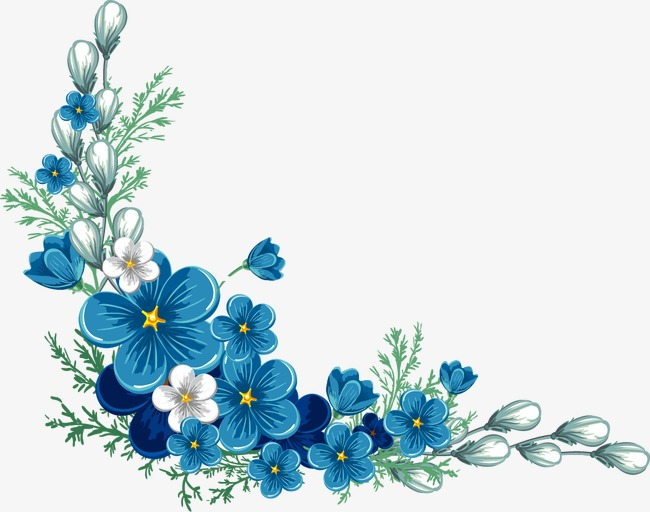
#> input picture src/flower.png, 650 x 512 px
$ python CustomSeatingCards.py
#> lines starting #> are read from the running program, lines starting #| are printed output that depends on the picture
import os
from PIL import Image,ImageDraw,ImageFont

file=open('guests.txt', encoding='utf-8')
#> (reads src/guests.txt from the repository)
NamesList=file.read().splitlines()

for Name in NamesList:
    card = Image.new('RGBA', (360, 288), (41, 45, 65))
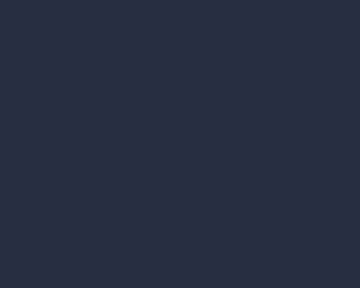
#> card: PIL image 360x288 RGBA; mean R, G, B, A 41, 45, 65, 255
    flower = Image.open('flower.png').convert('RGBA')
    flower=flower.resize((360,288))
#> flower: PIL image 360x288 RGBA
    card.paste(flower, (0, 0), flower)

    drawObj = ImageDraw.Draw(card)
    fontBlue = ImageFont.truetype('meiryo.ttc',24,index=0)
    drawObj.text((123, 83), Name, fill='blue', font=fontBlue)
    fontGreen = ImageFont.truetype('meiryo.ttc',24,index=0)
    drawObj.text((120, 80), Name, fill=(174, 232, 197), font=fontGreen)
    drawObj.rectangle((5, 5, 355, 283), outline='grey')

    card.save('{}-invite.png'.format(Name))
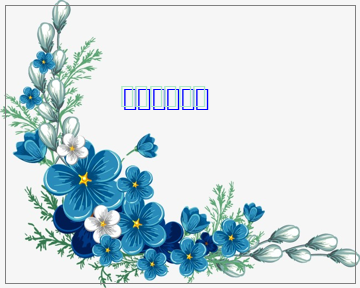
#> saved as 福沢諭吉先生-invite.png: PIL image 360x288 RGBA; mean R, G, B, A 202.5, 218, 223, 255
